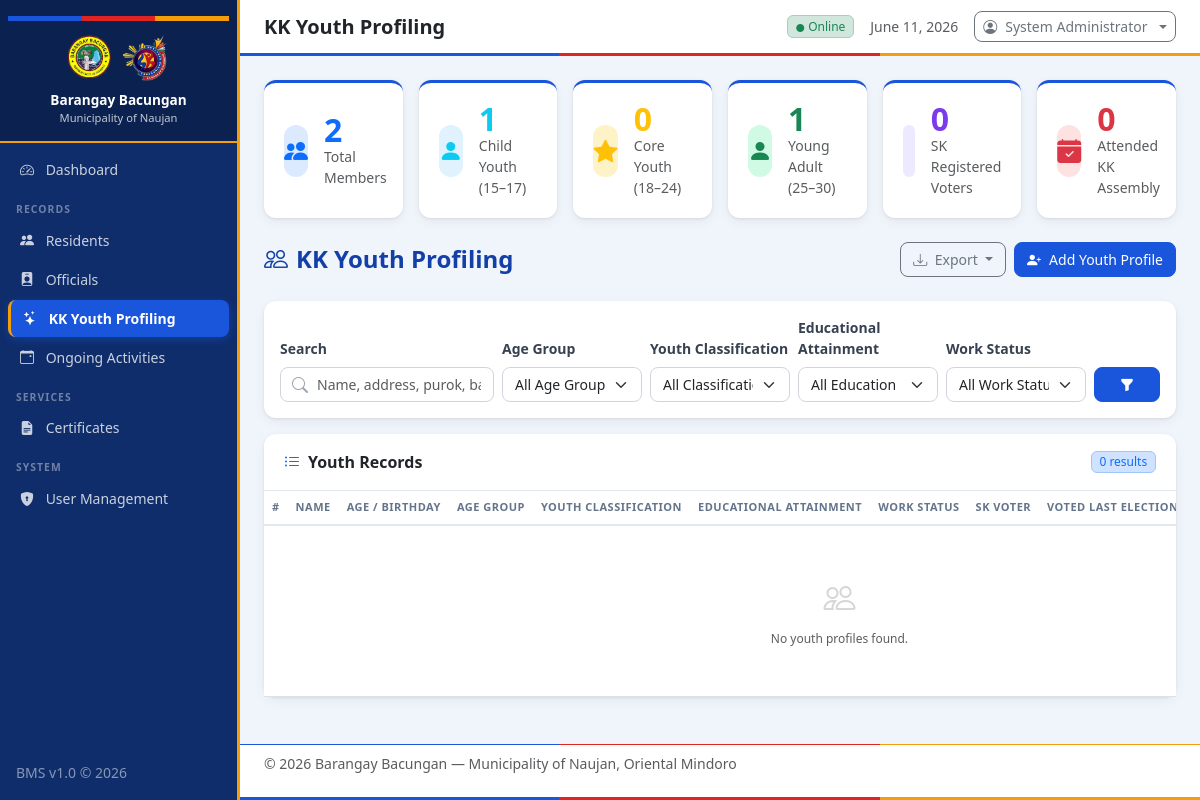
Before: /modules/kk_youth/index.php (signed in) with the older database file.
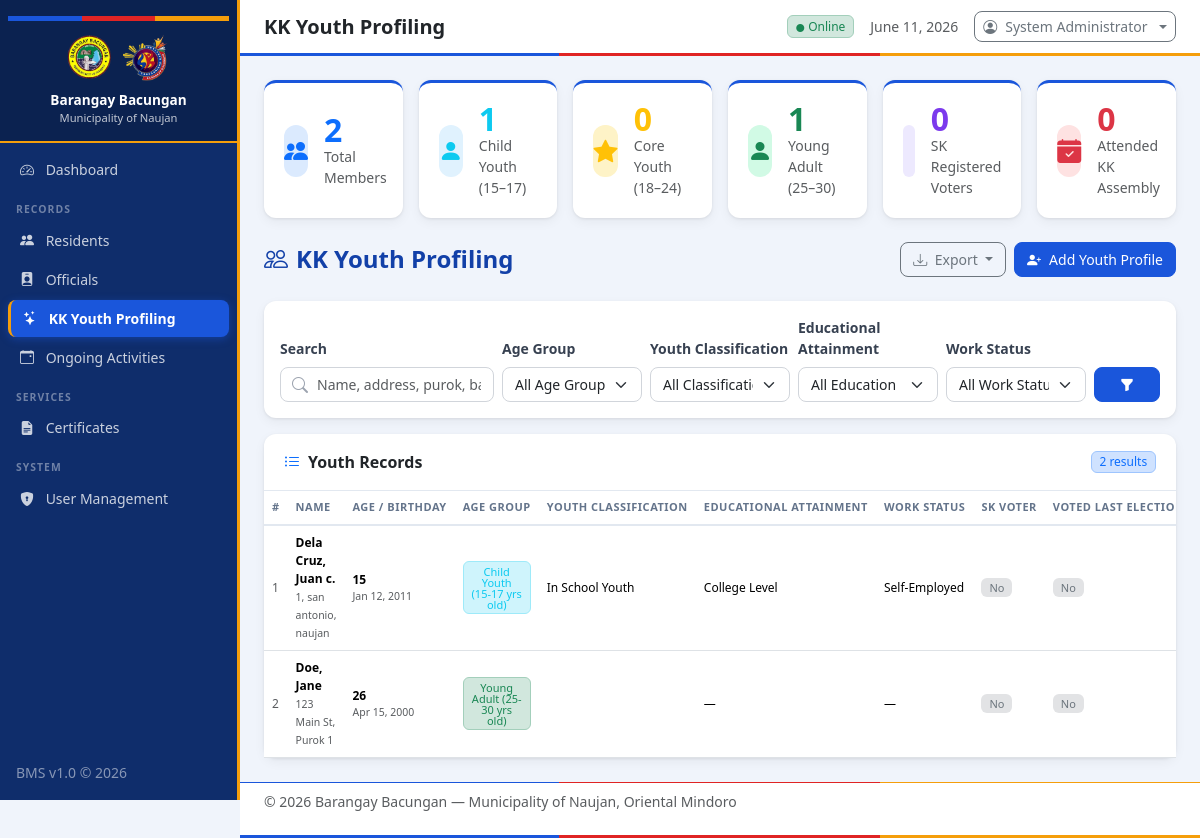
After: the same page with the newer database file.
### tables this page shows
CREATE TABLE kk_youth (
            id INTEGER PRIMARY KEY AUTOINCREMENT,
            first_name TEXT NOT NULL,
            middle_name TEXT,
            last_name TEXT NOT NULL,
            suffix TEXT,
            birthdate TEXT NOT NULL,
            gender TEXT NOT NULL,
            civil_status TEXT DEFAULT 'Single',
            address TEXT NOT NULL,
            contact TEXT,
            email TEXT,
            youth_classification TEXT,
            educational_status TEXT,
            school_name TEXT,
            employment_status TEXT,
            occupation TEXT,
            sk_voter TEXT DEFAULT 'No',
            skills TEXT,
            interests TEXT,
            emergency_contact_name TEXT,
            emergency_contact_number TEXT,
            created_at TEXT DEFAULT (datetime('now','localtime')),
            updated_at TEXT DEFAULT (datetime('now','localtime'))
        , region TEXT, province TEXT, city_municipality TEXT, barangay TEXT, purok TEXT, age INTEGER, home_address TEXT, youth_age_group TEXT, educational_attainment TEXT, work_status TEXT, voted_last_sk_election TEXT DEFAULT 'No', registered_national_voter TEXT DEFAULT 'No', attended_kk_assembly TEXT DEFAULT 'No', kk_assembly_times TEXT, kk_assembly_no_reason TEXT, registered_sk_voter TEXT DEFAULT 'No', is_archived INTEGER DEFAULT 0);

### modules/kk_youth/index.php (the view, shortened to what the changed rows need)
<?php
$db = getDB();
$where  = ["is_archived = 0"];
$params = [];
$sql = "SELECT *,
        CAST((julianday('now') - julianday(birthdate)) / 365.25 AS INTEGER) AS current_age
        FROM kk_youth"
        . ($where ? " WHERE " . implode(" AND ", $where) : "")
        . " ORDER BY last_name, first_name";
$stmt = $db->prepare($sql);
$stmt->execute($params);
$youth = $stmt->fetchAll();
include __DIR__ . '/../../includes/header.php';
?>
<div class="card content-card">
    <div class="card-header d-flex justify-content-between align-items-center">
        <span><i class="bi bi-list-ul me-2 text-primary"></i>Youth Records</span>
        <span class="badge bg-primary-subtle text-primary border border-primary-subtle">
            <?= count($youth) ?> result<?= count($youth) !== 1 ? 's' : '' ?>
        </span>
    </div>
    <div class="card-body p-0">
        <div class="table-responsive">
            <table class="table table-hover mb-0 youth-table">
                <thead class="text-muted">
                    <tr>
                        <th>#</th>
                        <th>Name</th>
                        <th>Age / Birthday</th>
                        <th>Age Group</th>
                        <th>Youth Classification</th>
                        <th>Educational Attainment</th>
                        <th>Work Status</th>
                        <th>SK Voter</th>
                        <th>Voted Last Election</th>
                    </tr>
                </thead>
                <tbody>
                <?php if (empty($youth)): ?>
                    <tr>
                        <td colspan="11" class="text-center text-muted py-5">
                            <i class="bi bi-people fs-2 d-block mb-2 opacity-25"></i>
                            No youth profiles found.
                        </td>
                    </tr>
                <?php else: ?>
                    <?php foreach ($youth as $i => $y): ?>
                    <?php
                        $ag = $y['youth_age_group'] ?? '';
                        $agColor = 'secondary';
                        if (strpos($ag, 'Child') !== false)  $agColor = 'info';
                        elseif (strpos($ag, 'Core') !== false) $agColor = 'warning';
                        elseif (strpos($ag, 'Young') !== false) $agColor = 'success';
                    ?>
                    <tr>
                        <td class="text-muted small"><?= $i + 1 ?></td>
                        <td>
                            <div class="fw-semibold">
                                <?= htmlspecialchars($y['last_name'] . ', ' . $y['first_name'] . ($y['middle_name'] ? ' ' . $y['middle_name'][0] . '.' : '')) ?>
                            </div>
                            <small class="text-muted">
                                <?php
                                $locParts = array_filter([$y['purok'] ?? '', $y['barangay'] ?? '', $y['city_municipality'] ?? '']);
                                $locStr   = $locParts ? trim(implode(', ', $locParts)) : ($y['home_address'] ?? '—');
                                echo htmlspecialchars($locStr);
                                ?>
                            </small>
                        </td>
                        <td>
                            <span class="fw-semibold"><?= $y['current_age'] ?></span>
                            <small class="text-muted d-block"><?= date('M d, Y', strtotime($y['birthdate'])) ?></small>
                        </td>
                        <td>
                            <span class="badge bg-<?= $agColor ?>-subtle text-<?= $agColor ?> border border-<?= $agColor ?>-subtle" style="white-space:normal;max-width:120px">
                                <?= htmlspecialchars($ag ?: '—') ?>
                            </span>
                        </td>
                        <td class="small"><?= htmlspecialchars($y['youth_classification'] ?? '—') ?></td>
                        <td class="small"><?= htmlspecialchars($y['educational_attainment'] ?? $y['educational_status'] ?? '—') ?></td>
                        <td class="small"><?= htmlspecialchars($y['work_status'] ?? $y['employment_status'] ?? '—') ?></td>
                        <td>
                            <?php $sv = $y['registered_sk_voter'] ?? $y['sk_voter'] ?? 'No'; ?>
                            <?php if ($sv === 'Yes'): ?>
                                <span class="badge bg-success-subtle text-success border border-success-subtle px-2 py-1"><i class="bi bi-check-circle-fill me-1"></i>Yes</span>
                            <?php else: ?>
                                <span class="badge bg-secondary-subtle text-secondary px-2 py-1">No</span>
                            <?php endif; ?>
                        </td>
                        <td>
                            <?php $vl = $y['voted_last_sk_election'] ?? 'No'; ?>
                            <span class="badge px-2 py-1 <?= $vl === 'Yes' ? 'bg-success-subtle text-success' : 'bg-secondary-subtle text-secondary' ?>"><?= $vl ?></span>
                        </td>
                    </tr>
                    <?php endforeach; ?>
                <?php endif; ?>
                </tbody>
            </table>
        </div>
    </div>
</div>
<?php include __DIR__ . '/../../includes/footer.php'; ?>

Changed rows visible on the page:
now on this page (row edited): kk_youth: last_name+first_name+middle_name "Dela Cruz, Juan c.", locStr "1, san antonio, naujan", current_age "15", birthdate "Jan 12, 2011", youth_age_group "Child Youth (15-17 yrs old)", youth_classification "In School Youth", educational_attainment "College Level", work_status "Self-Employed", registered_sk_voter "No", voted_last_sk_election "No"
now on this page (row edited): kk_youth: last_name+first_name+middle_name "Doe, Jane", home_address "123 Main St, Purok 1", current_age "26", birthdate "Apr 15, 2000", youth_age_group "Young Adult (25-30 yrs old)", educational_attainment+educational_status "—", work_status+employment_status "—", registered_sk_voter "No", voted_last_sk_election "No"
Other visible differences:
count($youth): "0" → "2"
text no longer shown: "No youth profiles found."
